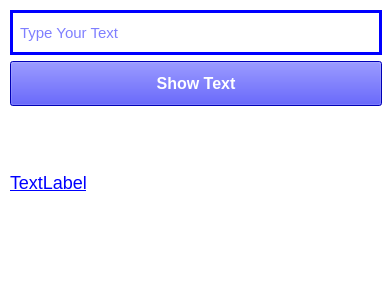
<?xml version="1.0" encoding="UTF-8"?>
<ui version="4.0">
 <class>Form</class>
 <widget class="QWidget" name="Form">
  <property name="geometry">
   <rect>
    <x>0</x>
    <y>0</y>
    <width>392</width>
    <height>290</height>
   </rect>
  </property>
  <property name="windowTitle">
   <string>Form</string>
  </property>
  <property name="styleSheet">
   <string notr="true">background-color: white;</string>
  </property>
  <widget class="QLabel" name="label">
   <property name="geometry">
    <rect>
     <x>10</x>
     <y>160</y>
     <width>370</width>
     <height>45</height>
    </rect>
   </property>
   <property name="styleSheet">
    <string notr="true">font-size: 18px;
dont-weight: bold;
color: blue;
text-decoration: underline;</string>
   </property>
   <property name="text">
    <string>TextLabel</string>
   </property>
  </widget>
  <widget class="QWidget" name="">
   <property name="geometry">
    <rect>
     <x>10</x>
     <y>10</y>
     <width>372</width>
     <height>98</height>
    </rect>
   </property>
   <layout class="QVBoxLayout" name="verticalLayout">
    <item>
     <widget class="QLineEdit" name="lineEdit">
      <property name="minimumSize">
       <size>
        <width>370</width>
        <height>45</height>
       </size>
      </property>
      <property name="styleSheet">
       <string notr="true">border: 3px solid blue;
color: blue;
padding: 5px;
font-size: 15px;</string>
      </property>
      <property name="placeholderText">
       <string>Type Your Text</string>
      </property>
     </widget>
    </item>
    <item>
     <widget class="QPushButton" name="pushButton">
      <property name="enabled">
       <bool>true</bool>
      </property>
      <property name="minimumSize">
       <size>
        <width>370</width>
        <height>45</height>
       </size>
      </property>
      <property name="font">
       <font>
        <pointsize>12</pointsize>
        <bold>true</bold>
       </font>
      </property>
      <property name="styleSheet">
       <string notr="true">color: white;
background-color: blue;</string>
      </property>
      <property name="text">
       <string>Show Text</string>
      </property>
     </widget>
    </item>
   </layout>
  </widget>
 </widget>
 <resources/>
 <connections/>
</ui>
